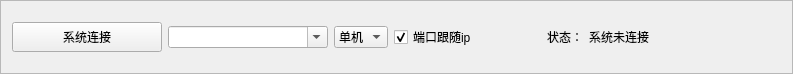
      <widget class="QFrame" name="frame_2">
       <property name="maximumSize">
        <size>
         <width>16777215</width>
         <height>70</height>
        </size>
       </property>
       <property name="frameShape">
        <enum>QFrame::StyledPanel</enum>
       </property>
       <property name="frameShadow">
        <enum>QFrame::Raised</enum>
       </property>
       <layout class="QHBoxLayout" name="horizontalLayout_2">
        <item>
         <layout class="QHBoxLayout" name="horizontalLayout">
          <item>
           <widget class="QPushButton" name="btn_connect">
            <property name="minimumSize">
             <size>
              <width>150</width>
              <height>30</height>
             </size>
            </property>
            <property name="maximumSize">
             <size>
              <width>150</width>
              <height>16777215</height>
             </size>
            </property>
            <property name="text">
             <string>系统连接</string>
            </property>
           </widget>
          </item>
          <item>
           <widget class="QComboBox" name="select_link_addr">
            <property name="minimumSize">
             <size>
              <width>160</width>
              <height>0</height>
             </size>
            </property>
            <property name="editable">
             <bool>true</bool>
            </property>
           </widget>
          </item>
          <item>
           <widget class="QComboBox" name="select_is_master">
            <item>
             <property name="text">
              <string>单机</string>
             </property>
            </item>
            <item>
             <property name="text">
              <string>从机</string>
             </property>
            </item>
            <item>
             <property name="text">
              <string>主机</string>
             </property>
            </item>
           </widget>
          </item>
          <item>
           <widget class="QCheckBox" name="chk_port_follow_ip">
            <property name="toolTip">
             <string>&lt;html&gt;&lt;head/&gt;&lt;body&gt;&lt;p&gt;例如：&lt;/p&gt;&lt;p&gt;192.168.1.161-&amp;gt;数据接收端口6001&lt;/p&gt;&lt;p&gt;192.168.1.150-&amp;gt;数据接收端口5000&lt;/p&gt;&lt;/body&gt;&lt;/html&gt;</string>
            </property>
            <property name="text">
             <string>端口跟随ip</string>
            </property>
            <property name="checked">
             <bool>true</bool>
            </property>
           </widget>
          </item>
          <item>
           <widget class="QLabel" name="label_2">
            <property name="minimumSize">
             <size>
              <width>100</width>
              <height>0</height>
             </size>
            </property>
            <property name="maximumSize">
             <size>
              <width>100</width>
              <height>16777215</height>
             </size>
            </property>
            <property name="text">
             <string>状态：</string>
            </property>
            <property name="alignment">
             <set>Qt::AlignRight|Qt::AlignTrailing|Qt::AlignVCenter</set>
            </property>
           </widget>
          </item>
          <item>
           <widget class="QLabel" name="label_status">
            <property name="text">
             <string>系统未连接</string>
            </property>
           </widget>
          </item>
          <item>
           <spacer name="horizontalSpacer">
            <property name="orientation">
             <enum>Qt::Horizontal</enum>
            </property>
            <property name="sizeHint" stdset="0">
             <size>
              <width>40</width>
              <height>20</height>
             </size>
            </property>
           </spacer>
          </item>
          <item>
           <widget class="QLabel" name="label">
            <property name="text">
             <string/>
            </property>
           </widget>
          </item>
          <item>
           <widget class="QLabel" name="label_3">
            <property name="text">
             <string/>
            </property>
           </widget>
          </item>
         </layout>
        </item>
        <item>
         <widget class="QLabel" name="lab_logo">
          <property name="minimumSize">
           <size>
            <width>60</width>
            <height>50</height>
           </size>
          </property>
          <property name="maximumSize">
           <size>
            <width>60</width>
            <height>50</height>
           </size>
          </property>
          <property name="text">
           <string/>
          </property>
         </widget>
        </item>
       </layout>
      </widget>
